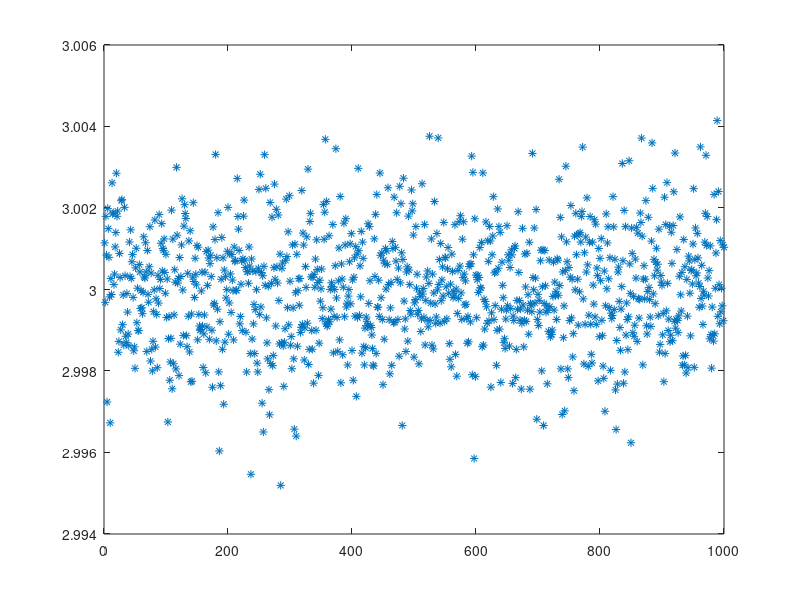

MATLAB code for this plot: (Note: this script raises an error after producing the figure.)
%% Optimal Estimation - Homework 2 - Tanner Koza

clear
clc
close all

%% Problem 3 - Part A & B

% Time Initialization
dt = 0.1;
t_end = 30;
t = 0:dt:t_end;
numSamps = length(t);

% Monte Carlo Initialization
numSims = 1000;

% Noise & Frequency Initialization
sigma = 0.3; % deg/s
var = sigma^2;
freq = 2;
omega = freq * (2 * pi) ; % rads/s

% Arbitrary Coefficient Initialization
a = 3;
b = 10;

% Least Squares Initialization
estSamps = 10; % # of samples used in estimate
R = var * eye(estSamps);

% Preallocation
r = zeros(numSamps,1); 
g = zeros(numSamps,1);
est = zeros(numSims,2);


for i = 1:numSims

    n = sigma * randn(numSamps,1);

    for k = 1:numSamps
       
        r(k) = 100 * sin(omega * t(k));
    
        g(k) = a * r(k) + b + n(k); % degs/s
    
    end

H = [r(1:estSamps) ones(estSamps,1)];
est(i,:) = (H' * H)^-1 * H' * g(1:estSamps);

P = (H' * R^-1 * H)^-1 ;
end

mean_est = mean(est);
std_est = std(est); % Monte Carlo Standard Deviation

std_a = sqrt(P(1,1)); % Theoretical Standard Deviation
std_b = sqrt(P(2,2));

figure
plot(1:numSims, est(:,1), '*')
hold on
yline(mean_est(1),'k','LineWidth',3)
yline(mean_est(1) + std_est(1),'r','LineWidth',3)
yline(mean_est(1) - std_est(1),'r','LineWidth',3)
title('Monte Carlo a Estimate (10 Samples)')
xlabel('Simulation #')
ylabel('Coefficient Estimate')

figure
plot(1:numSims, est(:,2), '*')
hold on
yline(mean_est(2),'k','LineWidth',3)
yline(mean_est(2) + std_est(2),'r','LineWidth',3)
yline(mean_est(2) - std_est(2),'r','LineWidth',3)
title('Monte Carlo b Estimate (10 Samples)')
xlabel('Simulation #')
ylabel('Coefficient Estimate')

clearvars

%% Problem 3 - Part C

% Time Initialization
dt = 0.1;
t_end = 300;
t = 0:dt:t_end;
numSamps = length(t);

% Monte Carlo Initialization
numSims = 1000;

% Noise & Frequency Initialization
sigma = 0.3; % deg/s
var = sigma^2;
freq = 2;
omega = freq * (2 * pi) ; % rads/s

% Arbitrary Coefficient Initialization
a = 3;
b = 10;

% Least Squares Initialization
estSamps = 1000; % # of samples used in estimate
R = var * eye(estSamps);

% Preallocation
r = zeros(numSamps,1); 
g = zeros(numSamps,1);
est = zeros(numSims,2);


for i = 1:numSims

    n = sigma * randn(numSamps,1);

    for k = 1:numSamps
       
        r(k) = 100 * sin(omega * t(k));
    
        g(k) = a * r(k) + b + n(k); % degs/s
    
    end

H = [r(1:estSamps) ones(estSamps,1)];
est(i,:) = (H' * H)^-1 * H' * g(1:estSamps);

P = (H' * R^-1 * H)^-1 ;
end

mean_est = mean(est);
std_est = std(est); % Monte Carlo Standard Deviation

std_a = sqrt(P(1,1)); % Theoretical Standard Deviation
std_b = sqrt(P(2,2));

figure
plot(1:numSims, est(:,1), '*')
hold on
yline(mean_est(1),'k','LineWidth',3)
yline(mean_est(1) + std_est(1),'r','LineWidth',3)
yline(mean_est(1) - std_est(1),'r','LineWidth',3)
title('Monte Carlo a Estimate (1000 Samples)')
xlabel('Simulation #')
ylabel('Coefficient Estimate')

figure
plot(1:numSims, est(:,2), '*')
hold on
yline(mean_est(2),'k','LineWidth',3)
yline(mean_est(2) + std_est(2),'r','LineWidth',3)
yline(mean_est(2) - std_est(2),'r','LineWidth',3)
title('Monte Carlo b Estimate (1000 Samples)')
xlabel('Simulation #')
ylabel('Coefficient Estimate')

clearvars

%% Problem 3 - Part D

% % Time Initialization
% dt = 0.1;
% t_end = 30;
% t = 0:dt:t_end;
% numSamps = length(t);
% 
% % Monte Carlo Initialization
% numSims = 1000;
% 
% % Noise & Frequency Initialization
% sigma = 0.3; % deg/s
% omega = 450; % degs/s
% 
% % Arbitrary Coefficient Initialization
% a = 3;
% b = 10;
% 
% % Least Squares Initialization
% estSamps = 10; % # of samples used in estimate
% 
% % Preallocation
% r = zeros(numSamps,1); 
% g = zeros(numSamps,1);
% est = zeros(numSims,2);
% 
% 
% for i = 1:numSims
% 
% 
%     for k = 1:numSamps
%        
%         r(k) = 100 * sind(omega * t(k));
%     
%         g(k) = a * r(k) + b + n(k);
% 
%         est = est + P * ( eye(2) + H' * P )^1 * (g(k) - H' * est);
% 
%         P = P - P * H * ( eye(2) + H' * P * H); %TODO: MODIFY FOR RLS ALGORITHIM
% 
%         
%     
%     end
% 
% end
% 
% mean_est = mean(est);
% std_est = std(est);

%% Problem 4 - Part A

numd = 0.25 * [1 -0.8];
dend = [1 -1.9 0.95];

u = randn(1000,1);
numSamps = length(u);

y = dlsim(numd, dend, u);

y_ = zeros(numSamps,1);

A = -0.25;
B = -A * 0.8;
C = -1.90; 
D = 0.95;

% for i = 3:numSamps
% 
%     y_(i) = A * u(i-1) + B * u(i-2) - C * y_(i-1) - D * y_(i-2);
% 
% end

sigma = 0.01;
noise = sigma * randn(1000,1);
Y_ = y_ + noise;
Y = y + noise;



        
